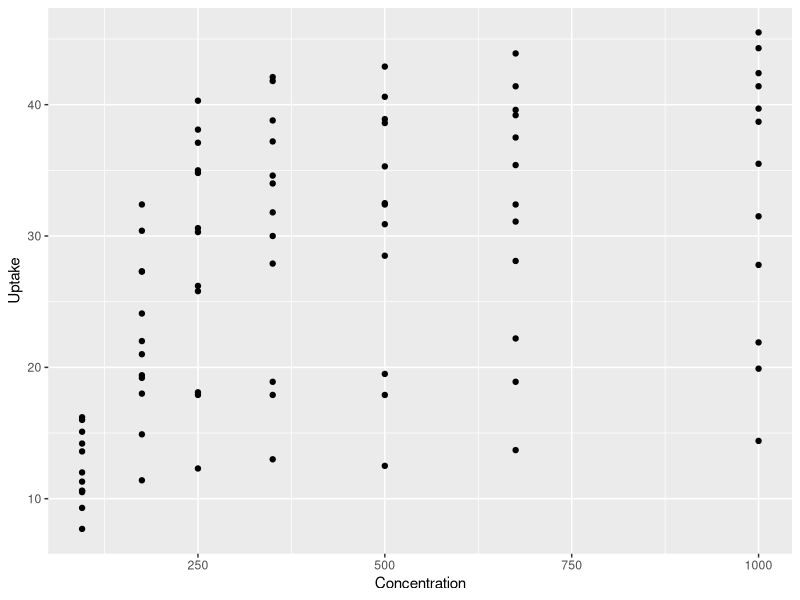
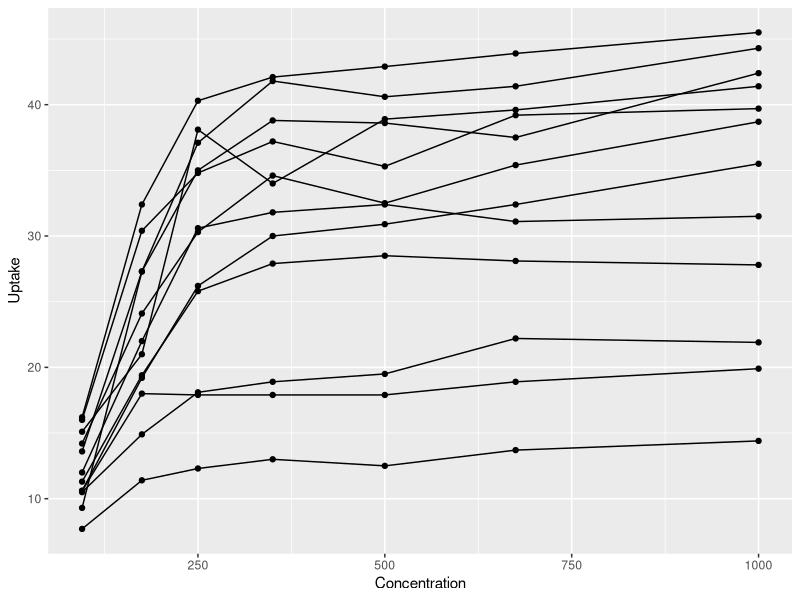
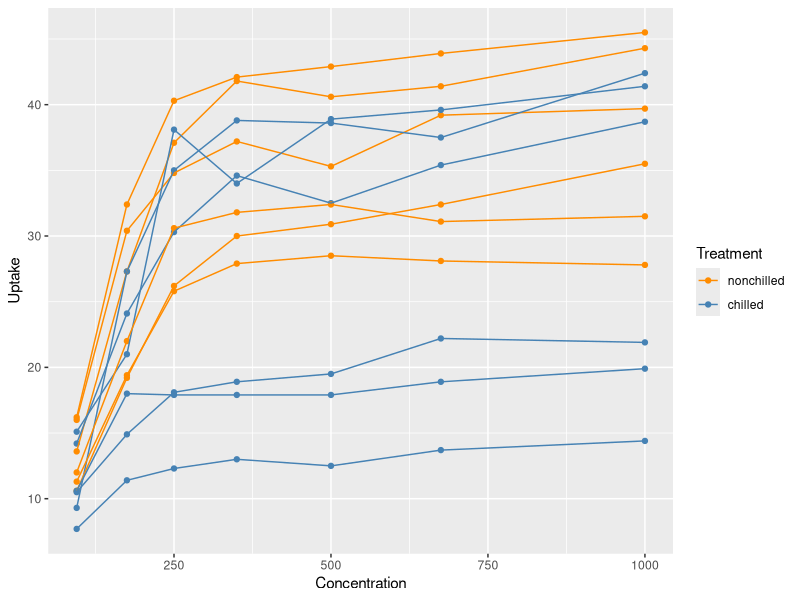
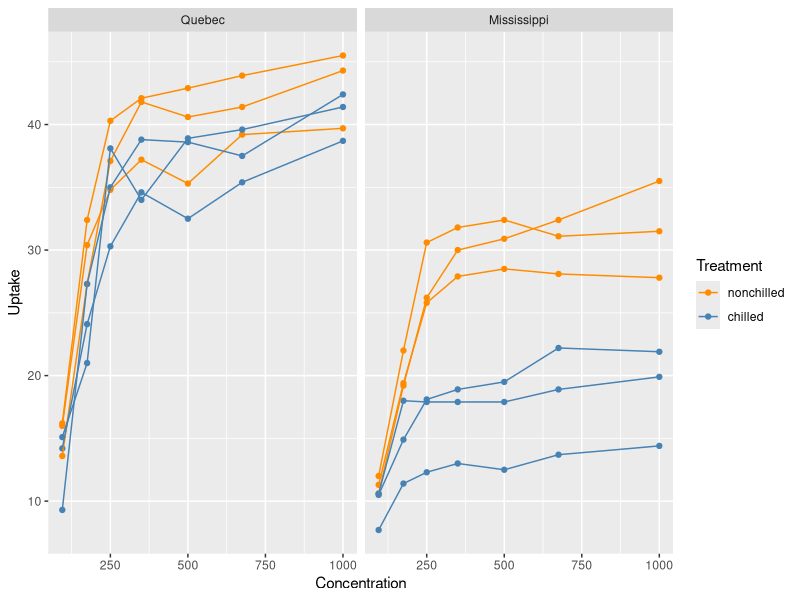

These figures' R source, in order:
## ---- chunk 1

knitr::opts_chunk$set(
  echo = TRUE,
  message = FALSE,
  warning = FALSE,
  cache = FALSE,
  fig.align = "center",
  fig.width = 5,
  fig.height = 4,
  dev = "png"
)
options(scipen = 999)
## ---- chunk 2
knitr::include_graphics(
  "https://upload.wikimedia.org/wikipedia/commons/thumb/1/19/Echinochloa_crus-galli01.jpg/220px-Echinochloa_crus-galli01.jpg"
)
## ---- chunk 3
library(tidyverse)

co2 <-
  CO2 %>%
  as_tibble() %>%
  rename(Concentration = conc, Origin = Type, Uptake = uptake) %>%
  mutate(Plant = factor(Plant, ordered = FALSE))

ggplot(co2, aes(Concentration, Uptake)) +
  geom_point()
## ---- chunk 4
ggplot(co2, aes(Concentration, Uptake, group = Plant)) +
  geom_point() +
  geom_line()
## ---- chunk 5
ggplot(co2, aes(Concentration, Uptake, group = Plant, color = Treatment)) +
  geom_point() +
  geom_line() +
  scale_color_manual(values = c("dark orange", "steel blue"))
## ---- chunk 6
ggplot(co2, aes(Concentration, Uptake, group = Plant, color = Treatment)) +
  geom_point() +
  geom_line() +
  facet_wrap("Origin") +
  scale_color_manual(values = c("dark orange", "steel blue"))
